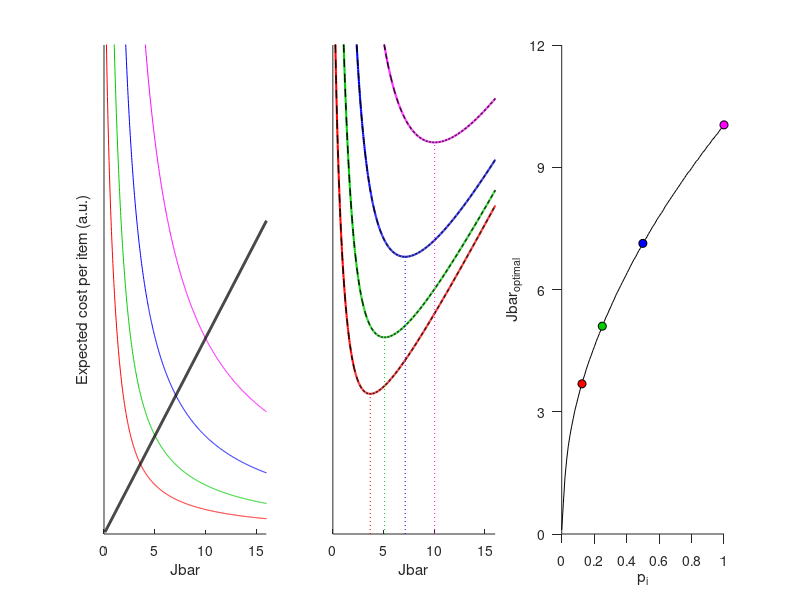

Write MATLAB code to recreate this figure.
% function create_fig_2D
%
% This function creates Figure 2D of the paper:
%
%   *********************************************************************
%   * Van den Berg, R. & Ma, W.J. (2018). A resource-rational theory of *
%   *   set size effects in human visual working memory. Elife.         *
%   *********************************************************************
%
% Written by Ronald van den Berg, 2018

function create_fig_2D

% model parameters for simulations
lambda = .01; 
beta   = 2;

% precompute lookup table for mapping between kappa and J
kappa_map   = [linspace(0,10,2500) linspace(10.001,5000,1000)];
J_map       = kappa_map.*besseli(1,kappa_map,1)./besseli(0,kappa_map,1);

% experimental parameters for simulations
p_i_vec = [1/8, 1/4, 1/2, 1];

% open figure
figure
set(gcf,'Position',get(gcf,'Position').*[0.1 0.1 1.8 .6]);
hold on

%-%-%-%-%-%-%-%
% Left panel  %
%-%-%-%-%-%-%-%
subplot(1,3,1);
Jbar_vec = linspace(.1,20,1000);
for jj=1:numel(Jbar_vec)    
    % convert Jbar (resource) to kappa (concentration parameter of corresponding Von Mises noise distribution)
    kappa = interp1(J_map,kappa_map,Jbar_vec(jj),'linear','extrap');    
    % discretize Von Mises to numerically evaluate the intergral over epsilon
    [VM_x, VM_y] = discretize_VM(kappa);    
    % compute expected cost terms
    C_behavioral = abs(VM_x).^beta;  % memory error loss
    Cbar_behavioral(jj) = mean(sum(bsxfun(@times,VM_y,C_behavioral),2)); % expected behavioral cost per item
    Cbar_neural(jj) = Jbar_vec(jj); % expected neural cost per item
end
cols = [1 0 0; 0 .8 0; 0 0 1; 1 0 1; 0 .5 1; 0 0 0; .5 .5 0; 0 .5 .5];
hold on
for ii=1:numel(p_i_vec)
    plot(Jbar_vec,p_i_vec(ii).*Cbar_behavioral,'color',cols(ii,:));
end
plot(Jbar_vec,lambda*Cbar_neural(1,:),'k','linewidth',2);
ylim([0 0.25])
set(gca,'Ytick',[]);
xlabel('Jbar');
ylabel('Expected cost per item (a.u.)');
xlim([0 16]);
box off

%-%-%-%-%-%-%-%-%
% Cental panel  %
%-%-%-%-%-%-%-%-%
subplot(1,3,2);
hold on
for ii=1:numel(p_i_vec)
    Cbar_total = p_i_vec(ii)*Cbar_behavioral + lambda*Cbar_neural; % expected total cost
    plot(Jbar_vec,Cbar_total,'color',cols(ii,:),'linewidth',1.5);
    plot(Jbar_vec,Cbar_total,'k--','linewidth',1);
    Jopt(ii) = Jbar_vec(Cbar_total==min(Cbar_total));
    plot([Jopt(ii) Jopt(ii)],[0 min(Cbar_total)],'k:','color',cols(ii,:));    
end
ylim([0 0.25])
set(gca,'Ytick',[]);
xlabel('Jbar');
xlim([0 16]);
box off

%-%-%-%-%-%-%-%
% Right panel %
%-%-%-%-%-%-%-%
subplot(1,3,3);
hold on
p_i_vec_finer = linspace(0,1,100);
for ii=1:numel(p_i_vec_finer)
    Cbar_total = p_i_vec_finer(ii)*Cbar_behavioral + lambda*Cbar_neural; % expected total cost
    J_opt_finer(ii) = Jbar_vec(Cbar_total==min(Cbar_total));
end
plot(p_i_vec_finer,J_opt_finer,'k-');
for ii=1:numel(p_i_vec)
    plot(p_i_vec(ii),Jopt(ii),'ko','markerfacecolor',cols(ii,:))
end
set(gca,'TickDir','out','TickLength',get(gca,'TickLength')*2,'Ytick',0:3:12,'Xtick',0:.2:1)
ylim([0 12])
xlim([0 1]);
xlabel('p_i');
ylabel('Jbar_{optimal}');
box off
fprintf('Jbar_optimal = %2.1f, %2.1f, %2.1f, %2.1f\n',Jopt)

% Discretize VM distributions into equally-spaced bins (1 distribution per element in kappa vector)
function [VM_x, VM_y] = discretize_VM(kappa)
VM_x = linspace(-pi,pi,101);
VM_x = VM_x(2:end)-diff(VM_x(1:2))/2;
VM_y = exp(bsxfun(@times,kappa',cos(VM_x)));
VM_y = bsxfun(@rdivide,VM_y,sum(VM_y,2));
